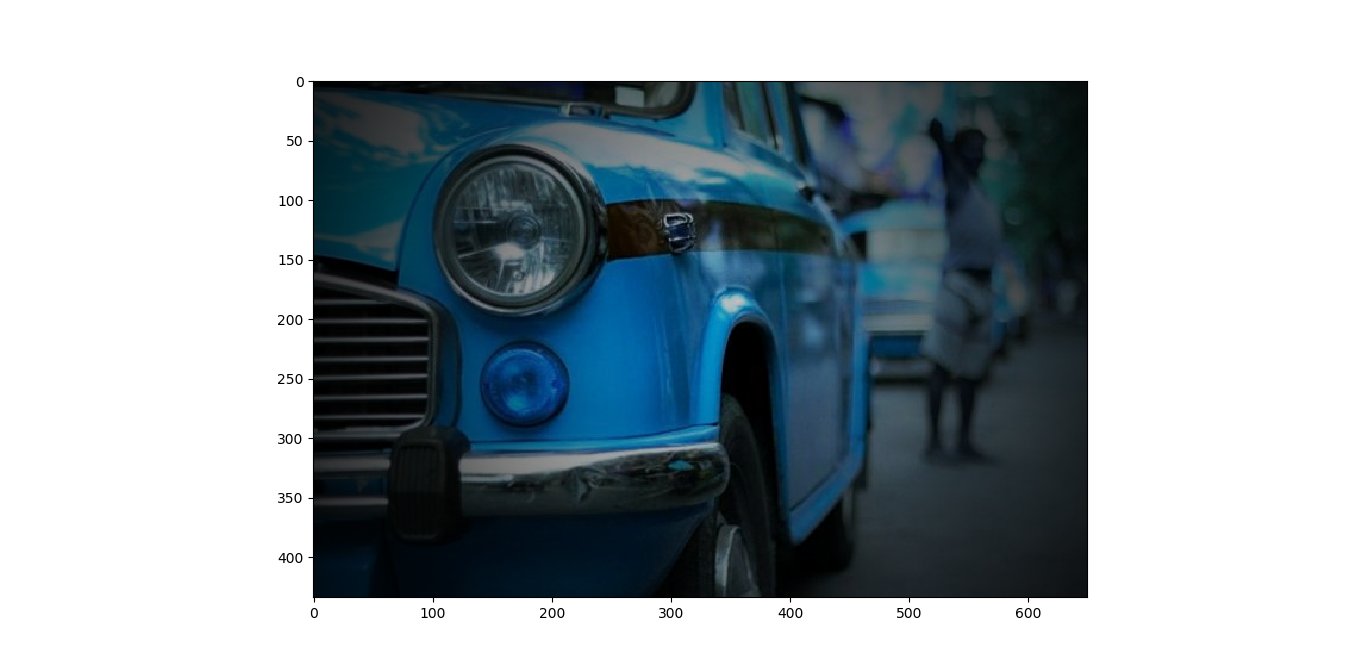

This chart was generated by the following Python code:
import cv2
import numpy as np
from matplotlib import pyplot as plt
im = cv2.imread('Taxi.jpg')
rows, cols = im.shape[:2]
# Create a Gaussian filter
kernel_x = cv2.getGaussianKernel(cols,200)
kernel_y = cv2.getGaussianKernel(rows,200)
kernel = kernel_y * kernel_x.T
filter = 255 * kernel / np.linalg.norm(kernel)
vintage_im = np.copy(im)
# for each channel in the input image, we will apply the above filter
for i in range(3):
    vintage_im[:,:,i] = vintage_im[:,:,i] * filter
plt.imshow(vintage_im)
plt.show()
